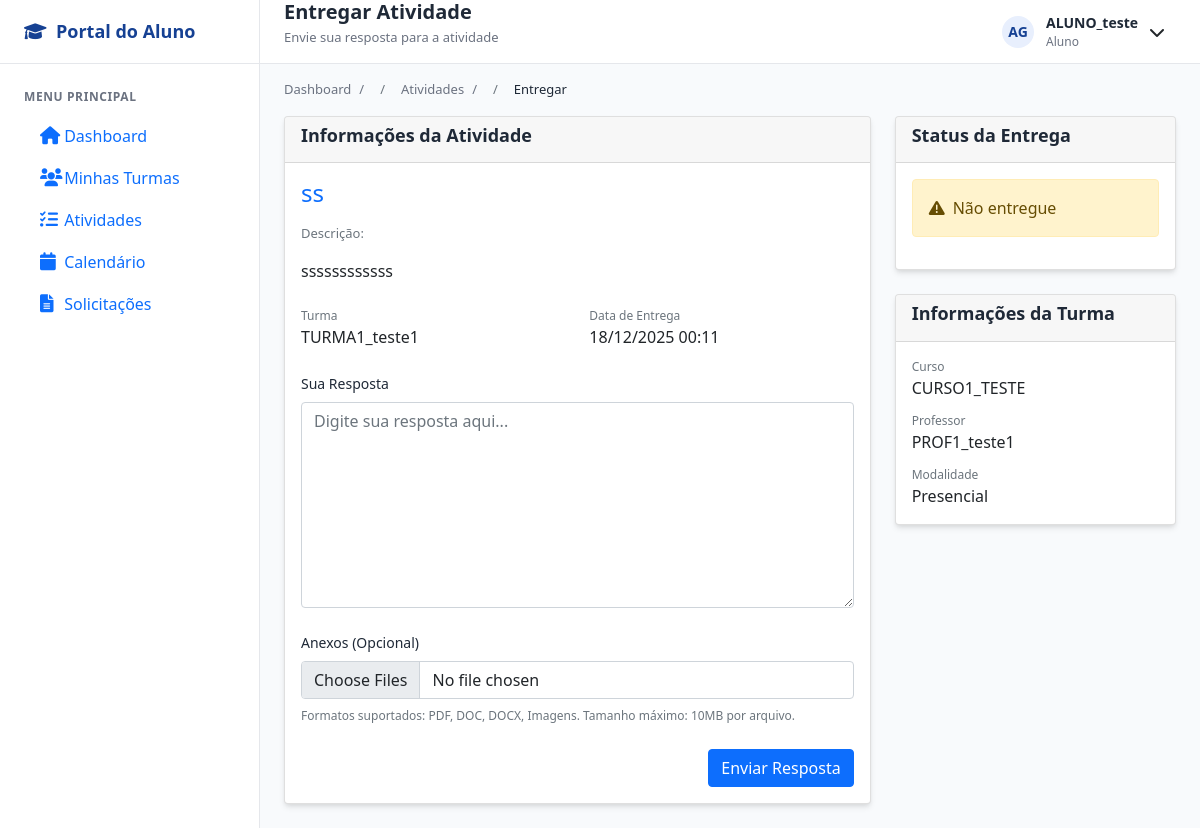
/aluno/atividade/13/entregar/ (signed in), run on the app's committed database.
### login/models.py (models this page shows, shortened)
class Usuario(AbstractUser):
    TIPO_USUARIO = [
        ('aluno', 'Aluno'),
        ('professor', 'Professor'),
        ('secretaria', 'Secretaria'),
    ]
    usuario_id = models.AutoField(primary_key=True)
    nome = models.CharField('Nome', max_length=100, blank=True, null=True)
    sobrenome = models.CharField('Sobrenome', max_length=100, blank=True, null=True)
    email = models.EmailField('E-mail', unique=True, default=None)
    data_nascimento = models.DateField('Data de Nascimento', blank=True, null=True)
    contato = models.CharField(max_length=20, unique=True, blank=True, null=True)
    cpf = models.CharField(max_length=14, unique=True, blank=True, null=True)
    endereco = models.TextField('Endereço', blank=True, null=True)
    tipo = models.CharField(max_length=10, choices=TIPO_USUARIO)
    USERNAME_FIELD = 'email'
    REQUIRED_FIELDS = ['nome','sobrenome','cpf', 'tipo', 'username' ]
    class Meta:
        db_table = 'Usuario'

class Professor(models.Model):
    professor_id = models.AutoField(primary_key=True)
    usuario = models.OneToOneField(Usuario, on_delete=models.CASCADE)
    salario = models.DecimalField(max_digits=10, decimal_places=2)
    status = models.BooleanField(default=True)
    class Meta:
        db_table = 'Professor'

### atividades/models.py (models this page shows)
class Atividade(models.Model):
    TIPO_ARQUIVO = [
        ('pdf', 'PDF'),
        ('doc', 'DOC'),
        ('docx', 'DOCX'),
        ('imagem', 'Imagem'),
        ('outro', 'Outro'),
    ]
    atividade_id = models.AutoField(primary_key=True)
    turma = models.ForeignKey('cursos.Turma', on_delete=models.CASCADE)
    tipo = models.ForeignKey(TipoAtividade, on_delete=models.SET_NULL, null=True, blank=True) # Novo campo
    titulo = models.CharField(max_length=200)
    descricao = models.TextField(blank=True, null=True)
    tipo_material = models.CharField(max_length=10, choices=TIPO_ARQUIVO, blank=True, null=True)
    url_material = models.URLField(blank=True, null=True)
    arquivo = models.FileField(upload_to='atividades_files/', blank=True, null=True)
    data_entrega = models.DateTimeField(blank=True, null=True)
    class Meta:
        db_table = 'Atividades'

### cursos/models.py (models this page shows, shortened)
class Turma(models.Model):
    TIPO_AULA = [
        ('presencial', 'Presencial'),
        ('semi', 'Semi-presencial'),
        ('ead', 'EAD'),
    ]
    turma_id = models.AutoField(primary_key=True)
    nome = models.CharField(max_length=100, null=True, blank=True)
    curso = models.ForeignKey(Curso, on_delete=models.CASCADE)
    professor = models.ForeignKey('login.professor', on_delete=models.SET_NULL,  # Ou models.SET_DEFAULT
        null=True,                  # Permite NULL
        blank=True,
        default=None)
    data_inicio = models.DateField()
    data_fim = models.DateField( null=True, blank=True)
    dias_semana = models.CharField(max_length=50)
    entrada_horas = models.CharField(max_length=100, null=True, blank=True)
    saida_horas = models.CharField(max_length=100, null=True, blank=True)
    tipo = models.CharField(max_length=10, choices=TIPO_AULA)
    status = models.BooleanField(default=True)
    class Meta:
        db_table = 'Turma'

class Curso(models.Model):
    nome = models.CharField(max_length=150, unique=True, verbose_name="Nome do Curso", default="Sem Nome")
    descricao = models.TextField(blank=True, verbose_name="Descrição")
    carga_horaria = models.PositiveIntegerField(verbose_name="Carga Horária (h)", default=40)
    ativo = models.BooleanField(default=True, verbose_name="Ativo")
    disciplinas = models.ManyToManyField('Disciplina', through='GradeCurricular', blank=True, related_name='cursos')
    class Meta:
        verbose_name = "curso"
        verbose_name_plural = "cursos"
        ordering = ["nome"]

### aluno/views.py (the view, shortened to what this page needs)
# urls.py: path('atividade/<int:atividade_id>/entregar/', views.entregar_atividade, name='entregar_atividade'),
@login_required
@aluno_required
def entregar_atividade(request, atividade_id):
    atividade = get_object_or_404(Atividade, atividade_id=atividade_id)
    matricula = Matricula.objects.filter(
        aluno=request.user.aluno,
        turma=atividade.turma,
        status_matricula=True
    ).first()
    if not matricula:
        return render(request, "aluno/error.html", {
            "message": "Você não está matriculado na turma desta atividade."
        })
    entrega = AtividadeEntregue.objects.filter(
        atividade=atividade,
        matricula=matricula
    ).first()
    context = {
        'atividade': atividade,
        'entrega': entrega,
        'turma': atividade.turma,
        'now': timezone.now(),
    }
    return render(request, "aluno/entregar_atividade.html", context)

### aluno/templates/aluno/entregar_atividade.html (shortened to what this page needs)
{% extends "aluno/base.html" %}
{% load static %}
{% block page_subtitle %}Envie sua resposta para a atividade{% endblock %}
{% block breadcrumb %}
<div class="breadcrumb-item">
    <a href="{% url 'aluno:lista_atividades' %}" class="breadcrumb-link">Atividades</a>
    <span class="breadcrumb-separator">/</span>
</div>
<div class="breadcrumb-item">
    <span class="breadcrumb-link active">Entregar</span>
</div>
{% endblock %}
{% block content %}
<div class="grid grid-cols-1 lg:grid-cols-3 gap-6">
    <div class="lg:col-span-2">
        <div class="card">
            <div class="card-header">
                <h3 class="card-title">Informações da Atividade</h3>
            </div>
            <div class="card-body">
                <h4 class="text-primary mb-3">{{ atividade.titulo }}</h4>
                {% if atividade.descricao %}
                <div class="mb-4">
                    <div class="text-sm text-muted mb-1">Descrição:</div>
                    <p class="text-base">{{ atividade.descricao|linebreaks }}</p>
                </div>
                {% endif %}
                <div class="grid grid-cols-1 md:grid-cols-2 gap-4 mb-4">
                    <div>
                        <div class="text-xs text-muted">Turma</div>
                        <div class="font-medium">{{ atividade.turma.nome }}</div>
                    </div>
                    <div>
                        <div class="text-xs text-muted">Data de Entrega</div>
                        <div class="font-medium">
                            {% if atividade.data_entrega %}
                                {{ atividade.data_entrega|date:"d/m/Y H:i" }}
                            {% else %}
                                Não definida
                            {% endif %}
                        </div>
                    </div>
                </div>
                <form method="post" enctype="multipart/form-data" class="space-y-4">
                    <div class="form-group">
                        <label for="texto" class="form-label">Sua Resposta</label>
                        <textarea class="form-control" id="texto" name="texto" rows="8"
                                placeholder="Digite sua resposta aqui...">{% if entrega %}{{ entrega.texto }}{% endif %}</textarea>
                    </div>
                    <div class="form-group">
                        <label class="form-label">Anexos (Opcional)</label>
                        <input type="file" id="arquivos" name="arquivos" multiple class="form-control mb-2">
                        <div class="text-xs text-muted">
                            Formatos suportados: PDF, DOC, DOCX, Imagens. Tamanho máximo: 10MB por arquivo.
                        </div>
                    </div>
                    <div class="d-flex justify-content-end">
                        <button type="submit" class="btn btn-primary">
                            {% if entrega %}Atualizar Entrega{% else %}Enviar Resposta{% endif %}
                        </button>
                    </div>
                </form>
            </div>
        </div>
    </div>
    <div class="lg:col-span-1">
        <div class="card">
            <div class="card-header">
                <h3 class="card-title">Status da Entrega</h3>
            </div>
            <div class="card-body">
                {% if entrega %}
                    <div class="alert alert-success">
                        <div class="d-flex items-center gap-2">
                            <i class="fas fa-check-circle"></i>
                            <div>
                                <div class="font-medium">Entregue em:</div>
                                <div class="text-sm">{{ entrega.data_entrega|date:"d/m/Y H:i" }}</div>
                            </div>
                        </div>
                    </div>
                    {% if entrega.nota %}
                        <div class="alert alert-info">
                            <div class="d-flex items-center gap-2">
                                <i class="fas fa-star"></i>
                                <div>
                                    <div class="font-medium">Nota:</div>
                                    <div class="text-sm">{{ entrega.nota }}</div>
                                </div>
                            </div>
                        </div>
                    {% else %}
                        <div class="alert alert-warning">
                            <div class="d-flex items-center gap-2">
                                <i class="fas fa-clock"></i>
                                <div class="font-medium">Avaliação pendente</div>
                            </div>
                        </div>
                    {% endif %}
                {% else %}
                    <div class="alert alert-warning">
                        <div class="d-flex items-center gap-2">
                            <i class="fas fa-exclamation-triangle"></i>
                            <div class="font-medium">Não entregue</div>
                        </div>
                    </div>
                {% endif %}
            </div>
        </div>
        <div class="card mt-4">
            <div class="card-header">
                <h3 class="card-title">Informações da Turma</h3>
            </div>
            <div class="card-body">
                <div class="space-y-2">
                    <div>
                        <div class="text-xs text-muted">Curso</div>
                        <div class="font-medium">{{ atividade.turma.curso.nome }}</div>
                    </div>
                    <div>
                        <div class="text-xs text-muted">Professor</div>
                        <div class="font-medium">
                            {% if atividade.turma.professor %}
                                {{ atividade.turma.professor.usuario.nome }}
                            {% else %}
                                Não definido
                            {% endif %}
                        </div>
                    </div>
                    <div>
                        <div class="text-xs text-muted">Modalidade</div>
                        <div class="font-medium">{{ atividade.turma.get_tipo_display }}</div>
                    </div>
                </div>
            </div>
        </div>
    </div>
</div>
{% endblock %}

### aluno/templates/aluno/base.html (shortened to what this page needs)
{% load static %}
<!DOCTYPE html>
<html lang="pt-br">
<head>
    <link rel="stylesheet" href="{% static 'aluno/aluno_styles.css' %}">
    <link href="https://cdn.jsdelivr.net/npm/bootstrap@5.1.3/dist/css/bootstrap.min.css" rel="stylesheet">
    <link href="https://cdnjs.cloudflare.com/ajax/libs/font-awesome/6.0.0/css/all.min.css" rel="stylesheet">
</head>
<body>
    <div class="container-app">
        <aside class="sidebar" id="sidebar">
            <div class="sidebar-header">
                <div class="sidebar-brand">
                    <i class="fas fa-graduation-cap nav-icon"></i>
                    <span>Portal do Aluno</span>
                </div>
            </div>
            <nav class="sidebar-nav">
                <div class="nav-group">
                    <div class="nav-group-title">Menu Principal</div>
                    <div class="nav-item">
                        <a href="{% url 'aluno:dashboard_aluno' %}" class="nav-link {% if request.resolver_match.url_name == 'dashboard_aluno' %}active{% endif %}">
                            <i class="fas fa-home nav-icon"></i>
                            <span>Dashboard</span>
                        </a>
                    </div>
                    <div class="nav-item">
                        <a href="{% url 'aluno:minhas_turmas' %}" class="nav-link {% if 'turma' in request.resolver_match.url_name %}active{% endif %}">
                            <i class="fas fa-users nav-icon"></i>
                            <span>Minhas Turmas</span>
                        </a>
                    </div>
                    <div class="nav-item">
                        <a href="{% url 'aluno:lista_atividades' %}" class="nav-link {% if 'atividades' in request.resolver_match.url_name %}active{% endif %}">
                            <i class="fas fa-tasks nav-icon"></i>
                            <span>Atividades</span>
                        </a>
                    </div>
                    <div class="nav-item">
                        <a href="{% url 'aluno:calendario' %}" class="nav-link {% if 'calendario' in request.resolver_match.url_name %}active{% endif %}">
                            <i class="fas fa-calendar nav-icon"></i>
                            <span>Calendário</span>
                        </a>
                    </div>
                    <div class="nav-item">
                        <a href="{% url 'aluno:solicitacoes' %}" class="nav-link {% if 'solicitacao' in request.resolver_match.url_name %}active{% endif %}">
                            <i class="fas fa-file-alt nav-icon"></i>
                            <span>Solicitações</span>
                        </a>
                    </div>
                </div>
            </nav>
        </aside>
        <div class="main-content" id="mainContent">
            <header class="topbar" id="topbar">
                <div class="topbar-left">
                    <div class="page-title">
                        <h1>{% block page_title %}Dashboard{% endblock %}</h1>
                        <p>{% block page_subtitle %}Bem-vindo ao portal{% endblock %}</p>
                    </div>
                </div>
                <div class="topbar-right">
                    <div class="user-menu">
                        <div class="user-trigger" id="userTrigger">
                            <div class="user-avatar">
                                {{ request.user.nome|first|upper }}{{ request.user.sobrenome|first|upper|default:"" }}
                            </div>
                            <div class="user-info d-none d-md-flex">
                                <span class="user-name">{{ request.user.nome|default:request.user.email }}</span>
                                <span class="user-role">Aluno</span>
                            </div>
                            <i class="fas fa-chevron-down"></i>
                        </div>
                    </div>
                </div>
            </header>
            <nav class="breadcrumb">
                <div class="breadcrumb-item">
                    <a href="{% url 'aluno:dashboard_aluno' %}" class="breadcrumb-link">Dashboard</a>
                    <span class="breadcrumb-separator">/</span>
                </div>
                {% block breadcrumb %}{% endblock %}
            </nav>
            <main>
                {% block content %}{% endblock %}
            </main>
        </div>
    </div>
</body>
</html>

### data on the page
Usuario: user.nome|first "A", user.sobrenome|first "G", user.nome "ALUNO_teste"
Atividade: titulo "ss", descricao "ssssssssssss", turma.nome "TURMA1_teste1", data_entrega "18/12/2025 00:11", turma.curso.nome "CURSO1_TESTE", turma.professor.usuario.nome "PROF1_teste1", turma.tipo "Presencial"
